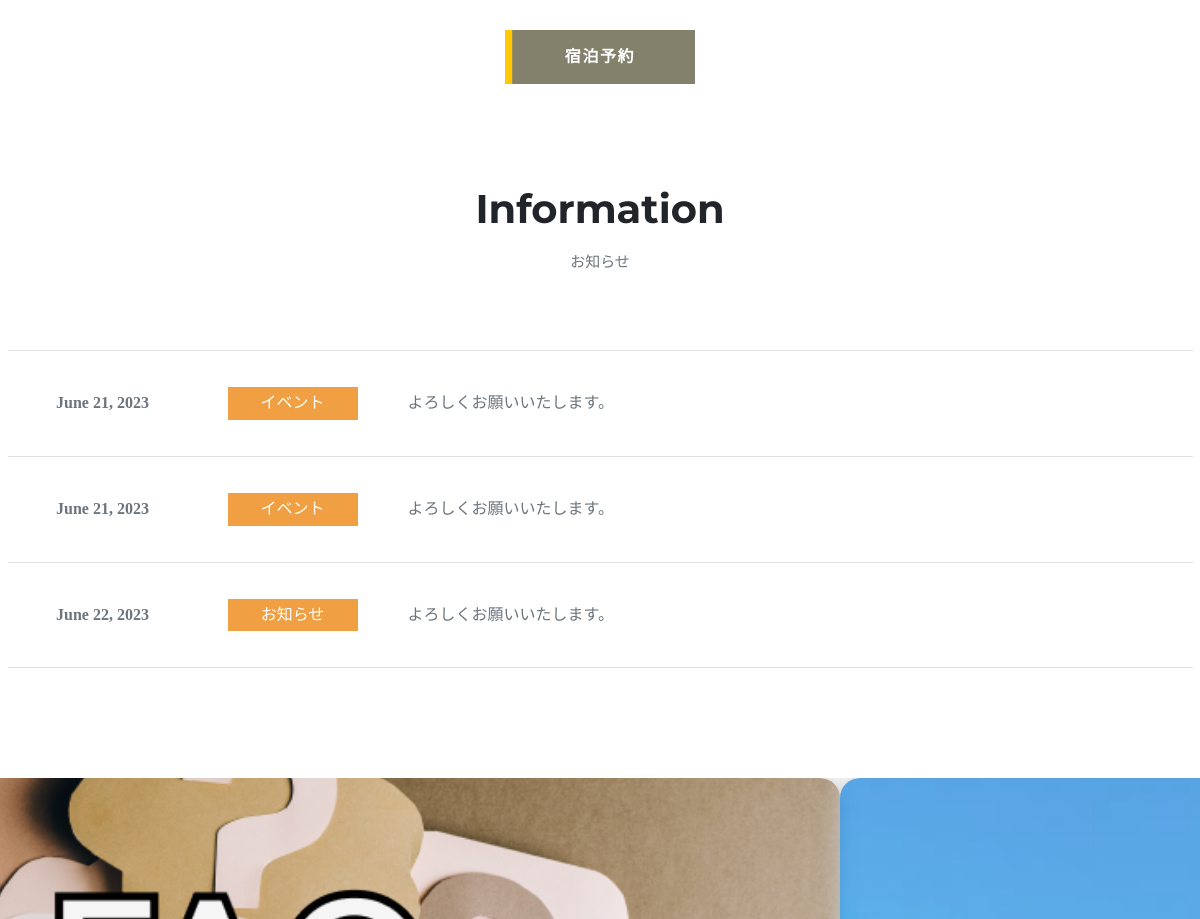
/fukumitsu/ (middle part), run on an earlier commit of the app's database.
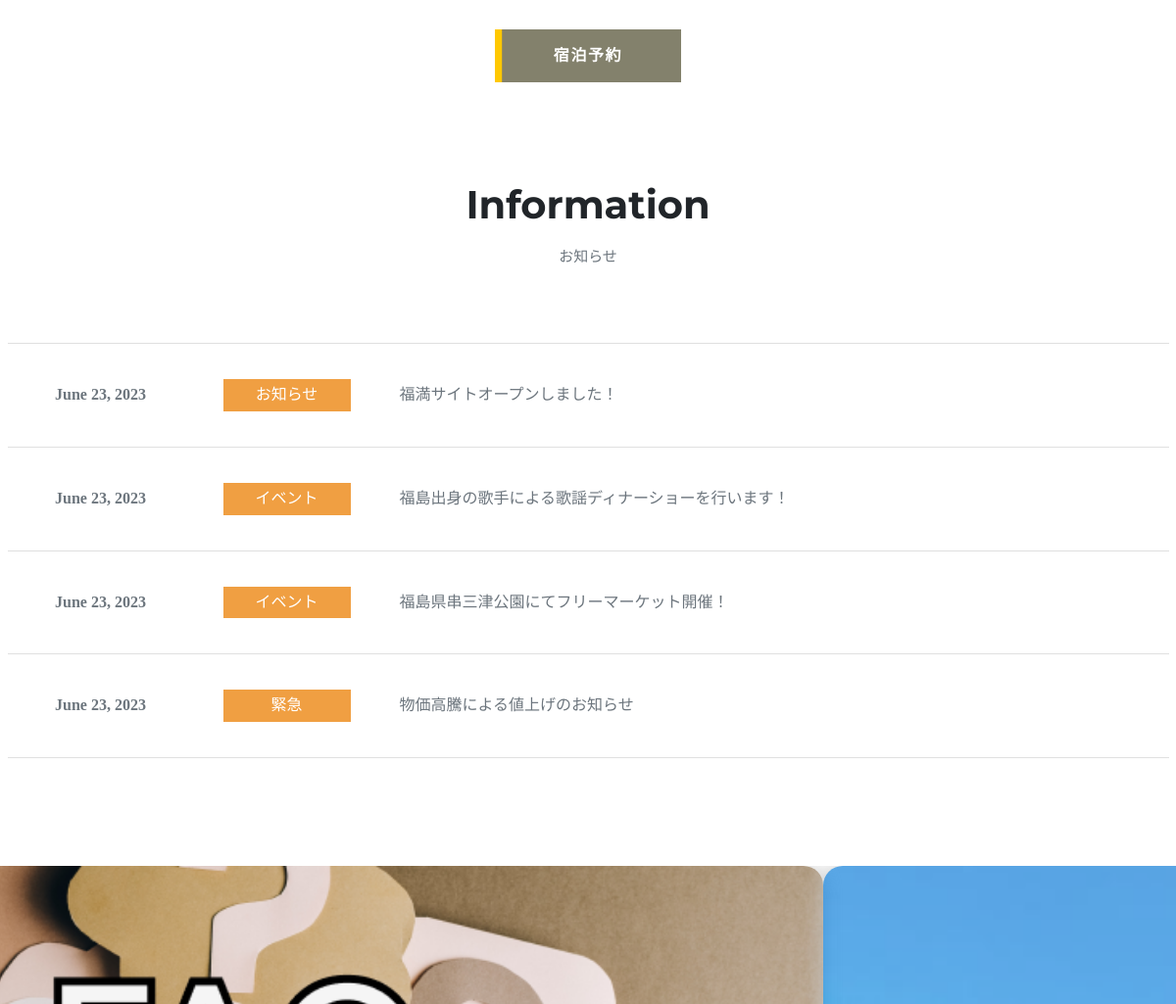
And on a later commit of the database.
### fukumitsu/models.py (models this page shows)
class Information(models.Model):
    information_id = models.IntegerField(primary_key=True)
    category = models.CharField(max_length=100)
    contents = models.TextField()
    time = models.DateField()

### fukumitsu/views.py (the view)
# urls.py: path('', views.fukumitsu), #トップページ表示
def fukumitsu(request):
    admin = models.User.objects.get(user_id = 1)
    if 'email' in request.session:
        if request.session['email'] == admin.email:
            return admin_forms(request)
    info_list = models.Information.objects.all().order_by().reverse()[:5]
    contact_form = forms.contact_form()
    if 'email' not in request.session:
        context_data = {'info_list': info_list, 'contact_form':contact_form, 'session':0}
        return render(request, 'fukumitsu.html', context= context_data)
    else:
        context_data = {'info_list': info_list, 'contact_form':contact_form, 'session':1}
        return render(request, 'fukumitsu.html', context= context_data)

### fukumitsu/templates/fukumitsu.html (shortened to what this page needs)
<!DOCTYPE html>
<html lang="ja">
    <head>
        <link rel="stylesheet" type="text/css" href="https://cdn.jsdelivr.net/npm/slick-carousel@1.8.1/slick/slick.css">
        <link rel="stylesheet" href="https://unpkg.com/swiper@8/swiper-bundle.min.css"/>
        <link href="/static/css/main.css" rel="stylesheet" />
        <link href="/static/css/fukumitsu.css" rel="stylesheet" />
        <link href="/static/css/slider.css" rel="stylesheet" />
        <link href="/static/css/header.css" rel="stylesheet" />
        <link href="/static/css/footer.css" rel="stylesheet" />
    </head>
    <body id="page-top">
        <section class="page-section container">
            <a href="/fukumitsu/reserve/" class="btn btn-flat"><span>宿泊予約</span></a>
        </section>
        <section class="page-section" id="info">
            <div class="container">
                <div class="text-center">
                    <h2 class="section-heading text-uppercase main-font">Information</h2>
                    <p class="text-font">お知らせ</p>
                </div>
                <ul class="blog-list">
                    {% for info in info_list %}
                    <li class="blog-item activity">
                        <a href="#!">
                            <time>{{ info.time }}</time>
                            <span class="category orange">{{ info.category }}</span>
                            <p>{{ info.contents }}</p>
                        </a>
                    </li>
                    {% endfor %}
                </ul>
            </div>
        </section>
        <section class="page-section bg-light" id="slider">
            <div class="sliderWrapper swiper">
                <ul class="sliderList swiper-wrapper">
                    <li class="swiper-slide"><img src="/static/img/slider/slider1.png"/></li>
                    <li class="swiper-slide"><img src="/static/img/slider/slider2.png"/></li>
                </ul>
            </div>
        </section>
    </body>
</html>

### fukumitsu/static/css/main.css (style rules this page uses)
*, *:before, *:after { -webkit-box-sizing: inherit; box-sizing: inherit; }
html { -webkit-box-sizing: border-box; box-sizing: border-box; font-size: 62.5%; }
.btn, a.btn, button.btn { font-size: 1.6rem; font-weight: 700; line-height: 1.5; position: relative; display: inline-block; padding: 1rem 4rem; cursor: pointer; -webkit-user-select: none; -moz-user-select: none; -ms-user-select: none; user-select: none; -webkit-transition: all 0.3s; transition: all 0.3s; text-align: center; vertical-align: middle; text-decoration: none; letter-spacing: 0.1em; color: #212529; border-radius: 0.5rem; }
body { background-color: #ffffff; margin: 0; }
section, footer { padding-top: 100px; }
ul, li { padding: 0; }
a.btn-flat { overflow: hidden; padding: 1.5rem 6rem; color: #fff; border-radius: 0; background: #83816c; }
a.btn-flat span { position: relative; }
a.btn-flat:before { position: absolute; top: 0; left: 0; width: 100%; height: 100%; content: ''; -webkit-transition: all .5s ease-in-out; transition: all .5s ease-in-out; -webkit-transform: translateX(-96%); transform: translateX(-96%); background: #ffc800; }
p, td, th, li { line-height: 1.8; list-style: none; }
.container-xxl, .container-xl, .container-lg, .container-md, .container-sm, .container { max-width: 1320px; }
.container, .container-fluid, .container-xxl, .container-xl, .container-lg, .container-md, .container-sm { width: 100%; padding-right: var(--bs-gutter-x, 0.75rem); padding-left: var(--bs-gutter-x, 0.75rem); margin-right: auto; margin-left: auto; }
.text-center { text-align: center; }
.page-section h2.section-heading { font-size: 40px; margin-top: 0; margin-bottom: 1rem; }
.main-font { font-family: "Montserrat", -apple-system, BlinkMacSystemFont, "Segoe UI", Roboto, "Helvetica Neue", Arial, sans-serif, "Apple Color Emoji", "Segoe UI Emoji", "Segoe UI Symbol", "Noto Color Emoji"; color: #212529; }
#info .container .text-center p { padding-bottom: 60px; }
.text-font { font-family: "Roboto Slab", -apple-system, BlinkMacSystemFont, "Segoe UI", Roboto, "Helvetica Neue", Arial, sans-serif, "Apple Color Emoji", "Segoe UI Emoji", "Segoe UI Symbol", "Noto Color Emoji"; color: #6c757d; font-size: 15px; }

### fukumitsu/static/css/fukumitsu.css (style rules this page uses)
.page-section { text-align: center; }
.blog-list { display: flex; flex-direction: column; }
.blog-item:first-child { border-top: 1px solid #e0e0e0; border-bottom: 1px solid #e0e0e0; }
.blog-item { border-bottom: 1px solid #e0e0e0; }
.blog-item a, .blog-item .form-contents { display: flex; align-items: center; margin: 0 auto; padding: 22px 30px; text-decoration: none; }
.blog-item time, .blog-item .sight-name, .blog-item .cu-name { display: block; margin-right: 60px; color: #6c757d; font-size: 16px; font-weight: bold; width: 130px; }
.blog-item .orange { background-color: #f09f42; }
.blog-item .category { display: flex; justify-content: center; width: 130px; margin-right: 50px; padding: 2px 5px; color: #fff; font-size: 16px; }
.blog-item p { color: #6c757d; font-size: 16px; }

### fukumitsu/static/css/slider.css (style rules this page uses)
.sliderWrapper { width: 100%; height: 100%; }
.sliderWrapper .swiper-wrapper { width: 100%; margin: 0 auto; padding: 0; }
.sliderWrapper .swiper-slide { width: 100%; transform: translate(-30%,0); }
.sliderWrapper .swiper-slide img { z-index: 0; width: 100%; height: 400px; object-fit: cover; border-radius: 20px; overflow: hidden; box-shadow: 0px 0px 20px rgb(199, 199, 199); }

What changed in the data, as far as the page shows it:
removed Information: time "June 21, 2023", category "イベント", contents "よろしくお願いいたします。"
removed Information: time "June 22, 2023", category "お知らせ", contents "よろしくお願いいたします。"
added Information: time "June 23, 2023", category "お知らせ", contents "福満サイトオープンしました！"
changed Information: time "June 21, 2023" → "June 23, 2023"; contents "よろしくお願いいたします。" → "福島出身の歌手による歌謡ディナーショーを行います！"
added Information: time "June 23, 2023", category "イベント", contents "福島県串三津公園にてフリーマーケット開催！"
added Information: time "June 23, 2023", category "緊急", contents "物価高騰による値上げのお知らせ"
